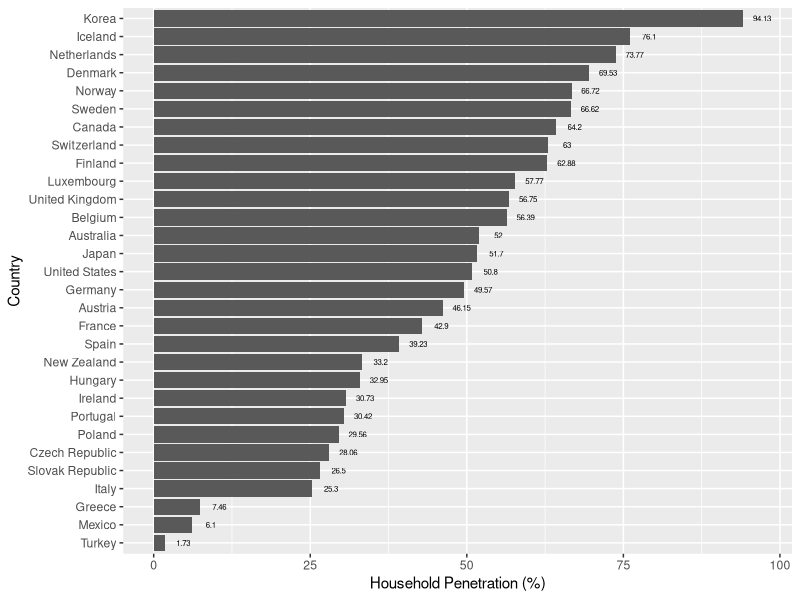
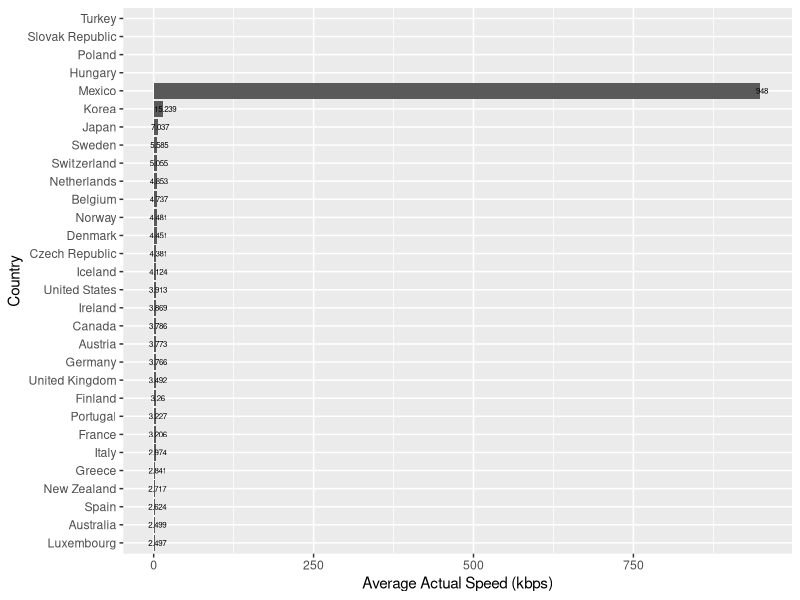
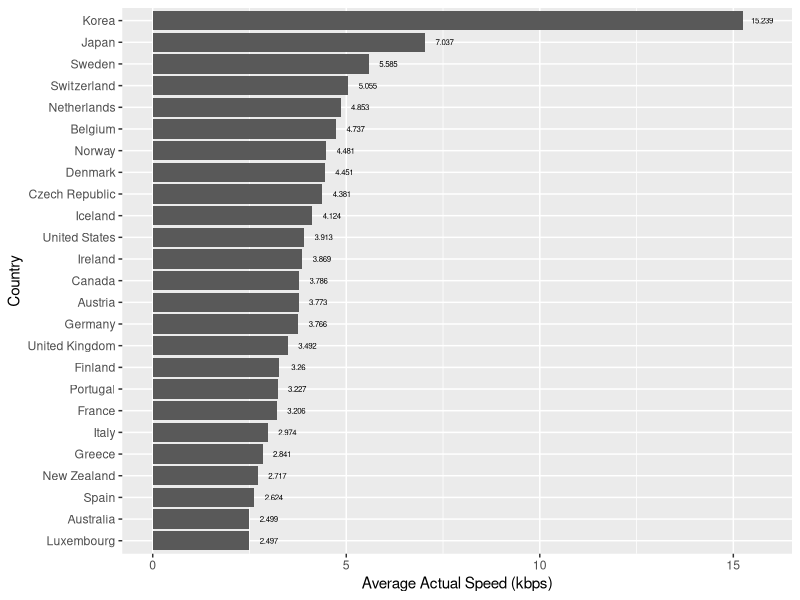
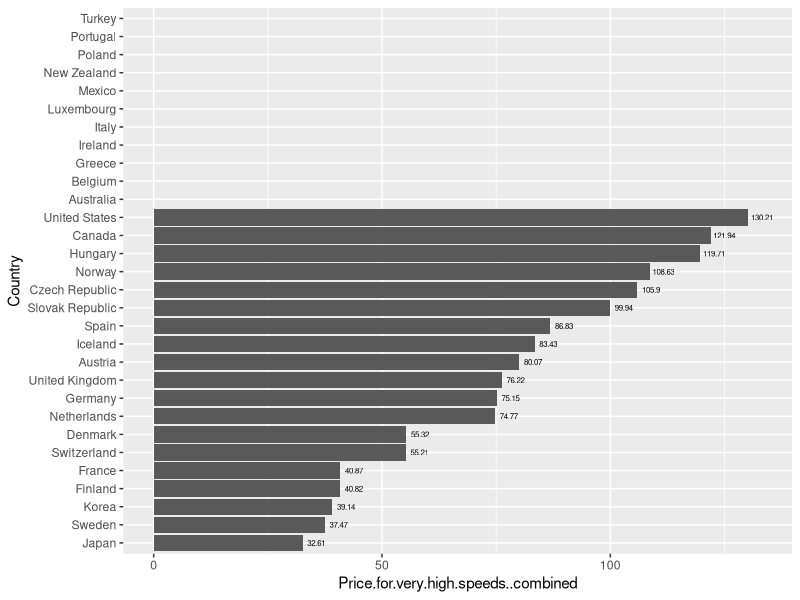
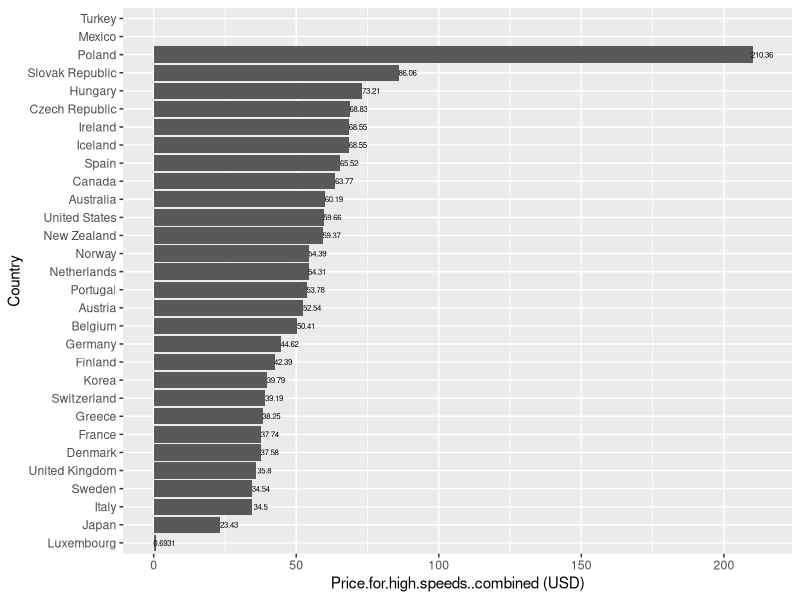
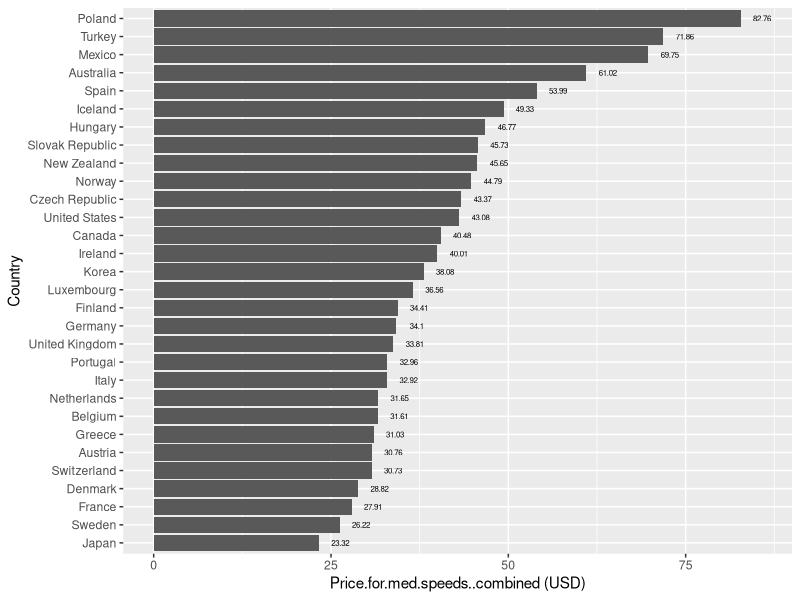
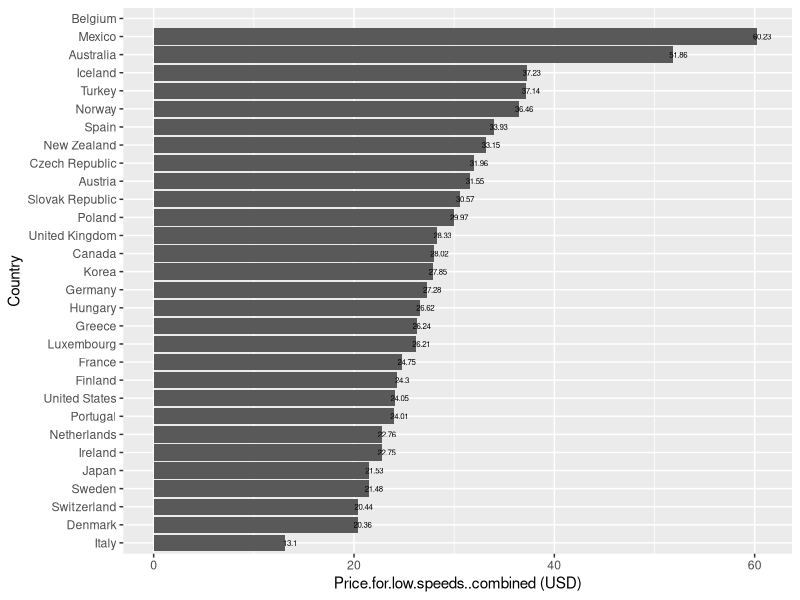
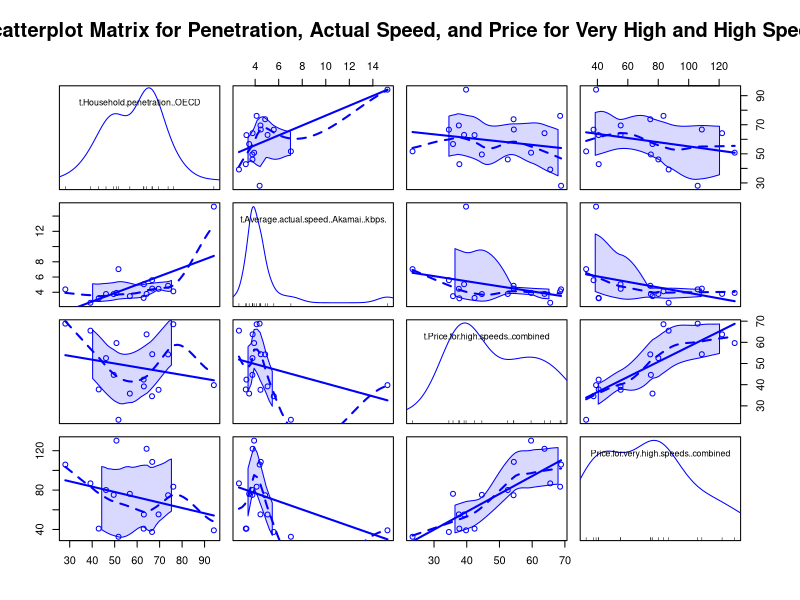

The R source for these figures, in order:
## ---- chunk 1
knitr::opts_chunk$set(echo = TRUE)
## ---- chunk 2
library(dplyr)
t1 = as_tibble(read.csv('Penetration.csv', stringsAsFactors = F))
t2 = as_tibble(read.csv('Price.csv', stringsAsFactors = F))
t3 = as_tibble(read.csv('Speed.csv', stringsAsFactors = F))

t = t1 %>% full_join(t2) %>% full_join(t3)
str(t)
## ---- chunk 3
clean_percent = function(x) as.numeric(gsub('%', '', x))
clean_dollar = function(x) as.numeric(gsub('\\$', '', x))
clean_commas = function(x) as.numeric(gsub(',', '.', x))

t = t %>%
    filter(Country != '') %>%
    select(-c(X, Country.code)) %>%
    mutate(Growth.in.3G.penetration = clean_percent(Growth.in.3G.penetration)) %>%
    mutate(Percent.of.population.in.urban.areas = clean_percent(Percent.of.population.in.urban.areas))

for (c in grep('Price', names(t))) t[c] = unlist(lapply(t[c], clean_dollar))
for (c in grep('Maximum|Average|Standard|Median|X90p', names(t))) t[c] = unlist(lapply(t[c], clean_commas))
t$Country = factor(t$Country)
t$Country.Code = factor(t$Country.Code)
str(t)
## ---- chunk 4
library(ggplot2)
ggplot(t, aes(x=reorder(Country, Household.penetration..OECD), y=Household.penetration..OECD)) +
    geom_bar(stat='identity') +
    geom_text(aes(label=Household.penetration..OECD), nudge_y = 3, size = 2) +
    labs(y = 'Household Penetration (%)', x = 'Country') +
    coord_flip()
## ---- chunk 5
ggplot(t, aes(x=reorder(Country, Average.actual.speed..Akamai..kbps.), y=Average.actual.speed..Akamai..kbps.)) +
    geom_bar(stat='identity') +
    geom_text(aes(label=Average.actual.speed..Akamai..kbps.), nudge_y = 3, size = 2) +
    labs(y = 'Average Actual Speed (kbps)', x = 'Country') +
    coord_flip()
## ---- chunk 6
ggplot(filter(t, !is.na(Average.actual.speed..Akamai..kbps.) & Country != 'Mexico'), 
        aes(x=reorder(Country, Average.actual.speed..Akamai..kbps.), y = Average.actual.speed..Akamai..kbps.)) +
    geom_bar(stat='identity') +
    geom_text(aes(label=Average.actual.speed..Akamai..kbps.), nudge_y = .5, size = 2) +
    labs(y = 'Average Actual Speed (kbps)', x = 'Country') +
    coord_flip()
## ---- chunk 7
ggplot(t, aes(x=reorder(Country, Price.for.very.high.speeds..combined), y = Price.for.very.high.speeds..combined)) +
    geom_bar(stat='identity') +
    geom_text(aes(label=Price.for.very.high.speeds..combined), nudge_y = 3, size = 2) +
    labs(y = 'Price.for.very.high.speeds..combined', x = 'Country') +
    coord_flip()
## ---- chunk 8
ggplot(t, aes(x=reorder(Country, Price.for.high.speeds..combined), y = Price.for.high.speeds..combined)) +
    geom_bar(stat='identity') +
    geom_text(aes(label=Price.for.high.speeds..combined), nudge_y = 3, size = 2) +
    labs(y = 'Price.for.high.speeds..combined (USD)', x = 'Country') +
    coord_flip()
## ---- chunk 9
ggplot(t, aes(x=reorder(Country, Price.for.med.speeds..combined), y = Price.for.med.speeds..combined)) +
    geom_bar(stat='identity') +
    geom_text(aes(label=Price.for.med.speeds..combined), nudge_y = 3, size = 2) +
    labs(y = 'Price.for.med.speeds..combined (USD)', x = 'Country') +
    coord_flip()
## ---- chunk 10
ggplot(t, aes(x=reorder(Country, Price.for.low.speeds..combined), y = Price.for.low.speeds..combined)) +
    geom_bar(stat='identity') +
    geom_text(aes(label=Price.for.low.speeds..combined), nudge_y = .5, size = 2) +
    labs(y = 'Price.for.low.speeds..combined (USD)', x = 'Country') +
    coord_flip()
## ---- chunk 11
library(car)

scatterplotMatrix( ~ t$Household.penetration..OECD  + t$Average.actual.speed..Akamai..kbps. + t$Price.for.high.speeds..combined + Price.for.very.high.speeds..combined, 
                   data = t,
                   main = "Scatterplot Matrix for Penetration, Actual Speed, and Price for Very High and High Speed")


scatterplotMatrix( ~ t$Household.penetration..OECD  + t$Average.actual.speed..Akamai..kbps. + t$Price.for.med.speeds..combined,
                   data = t,
                   main = "Scatterplot Matrix for Penetration, Actual Speed, and Price for Medium Speed")

scatterplotMatrix( ~ t$Household.penetration..OECD+ t$Average.actual.speed..Akamai..kbps. + t$Price.for.low.speeds..combined, 
                   data = t,
                   main = "Scatterplot Matrix for Penetration, Actual Speed, and Price for Low Speed")

## ---- chunk 12
summary(t$Household.penetration..OECD)
## ---- chunk 13
summary(t$Average.actual.speed..Akamai..kbps.)
## ---- chunk 14
summary(t$Price.for.very.high.speeds..combined)
## ---- chunk 15
hist(t$Price.for.very.high.speeds..combined, main = "Price for high speed",
     xlab = NULL)
axis(2, at = 0:135)
## ---- chunk 16
plot(t$Household.penetration..OECD, factor = 2, t$Price.for.very.high.speeds..combined, factor = 2,
     xlab = "House Penetration", ylab = "Very High Speed Price",
     main = "House Penetration and Price of Very High Speed")
abline(lm(t$Household.penetration..OECD ~ t$Price.for.very.high.speeds..combined))
## ---- chunk 17
summary(t$Price.for.high.speeds..combined)

summary(t$Price.for.med.speeds..combined)

summary(t$Price.for.low.speeds..combined)
